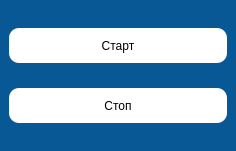
<?xml version="1.0" encoding="UTF-8"?>
<ui version="4.0">
 <class>MainWindow</class>
 <widget class="QMainWindow" name="MainWindow">
  <property name="geometry">
   <rect>
    <x>0</x>
    <y>0</y>
    <width>236</width>
    <height>151</height>
   </rect>
  </property>
  <property name="windowTitle">
   <string>MainWindow</string>
  </property>
  <widget class="QWidget" name="centralwidget">
   <layout class="QHBoxLayout" name="horizontalLayout">
    <property name="spacing">
     <number>0</number>
    </property>
    <property name="leftMargin">
     <number>0</number>
    </property>
    <property name="topMargin">
     <number>0</number>
    </property>
    <property name="rightMargin">
     <number>0</number>
    </property>
    <property name="bottomMargin">
     <number>0</number>
    </property>
    <item>
     <widget class="QWidget" name="widget" native="true">
      <property name="styleSheet">
       <string notr="true">QWidget{
	color: white;
	background-color: rgb(8, 88, 150);
}

QPushButton{
	color: black;
	background-color: rgb(255, 255, 255);
	border-radius: 10px;
}

QPushButton:hover{
	color: black;
	background-color: rgb(100, 255, 255);
	border-radius: 10px;
}</string>
      </property>
      <layout class="QVBoxLayout" name="verticalLayout">
       <item>
        <widget class="QPushButton" name="pushButton">
         <property name="minimumSize">
          <size>
           <width>0</width>
           <height>35</height>
          </size>
         </property>
         <property name="text">
          <string>Старт</string>
         </property>
        </widget>
       </item>
       <item>
        <widget class="QPushButton" name="pushButton_2">
         <property name="minimumSize">
          <size>
           <width>0</width>
           <height>35</height>
          </size>
         </property>
         <property name="text">
          <string>Стоп</string>
         </property>
        </widget>
       </item>
      </layout>
     </widget>
    </item>
   </layout>
  </widget>
 </widget>
 <resources/>
 <connections/>
</ui>
